Frame 1 (no input): blank canvas, image omitted
Frame 60 (no input): blank canvas, image omitted
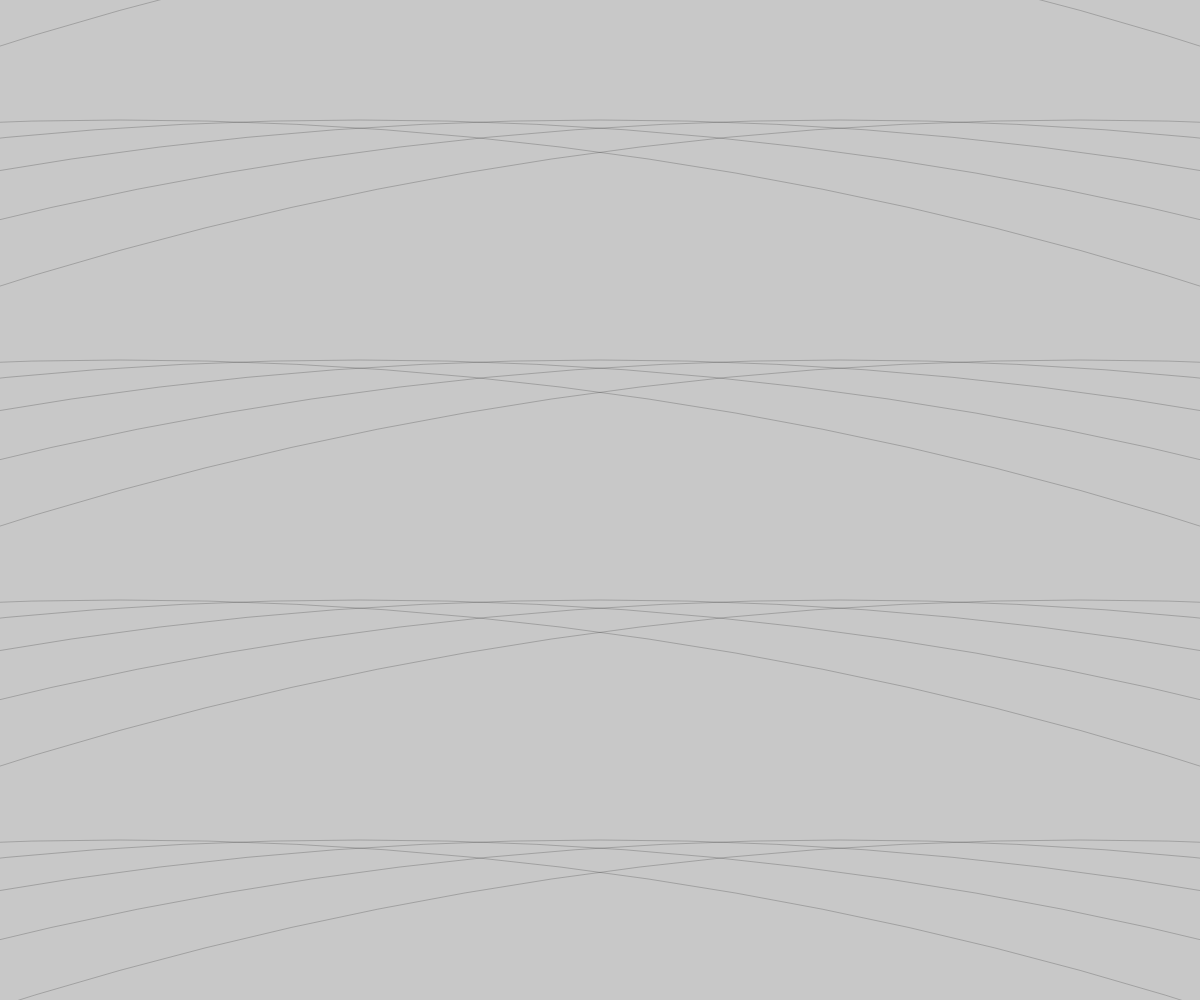
Frame 120 (the mouse pressed at the canvas centre since frame 60)

The p5.js sketch whose frames 1 and 60 were blank and that drew this single picture after the mouse press (run headless with seeded random() and noise() and a simulated clock; from frame 60 on, the mouse is pressed at the canvas centre):

// p5.js sketch
// ── sketch.js

var lc;
var f = 1;

function setup() 
{
  createCanvas(windowWidth, windowHeight);
  background(200);
  lc = windowWidth / 5;
}

function draw() 
{
	background(200);
	f = mouseX / 20;
	noFill();
	stroke(0,50);
	for( var compteur2 = 0; compteur2 < 30; compteur2++ )
	{
		for( var compteur = 0 ; compteur < 5 ; compteur++ )
		{
	   		ellipse(lc/2 + compteur*lc, lc/2 + compteur2*lc, f*lc,f*lc);
		}
	}


/*
   ellipse(lc/2+0*lc,	lc/2,lc,lc);
   ellipse(lc/2+1*lc,	lc/2,lc,lc);
   ellipse(lc/2+2*lc,	lc/2,lc,lc);
   ellipse(lc/2+3*lc,	lc/2,lc,lc);
   ellipse(lc/2+4*lc,	lc/2,lc,lc);
*/
}

function windowResized() {
  resizeCanvas(windowWidth, windowHeight);
  background(200);
}
